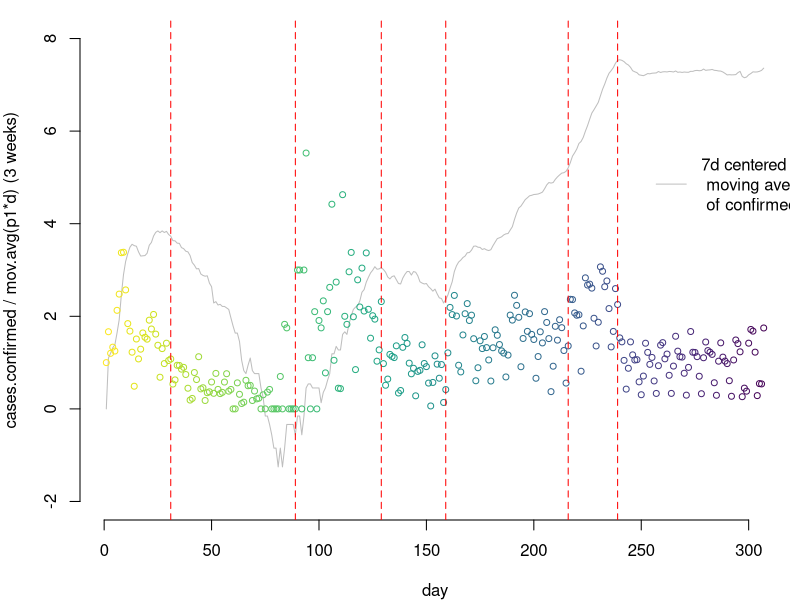
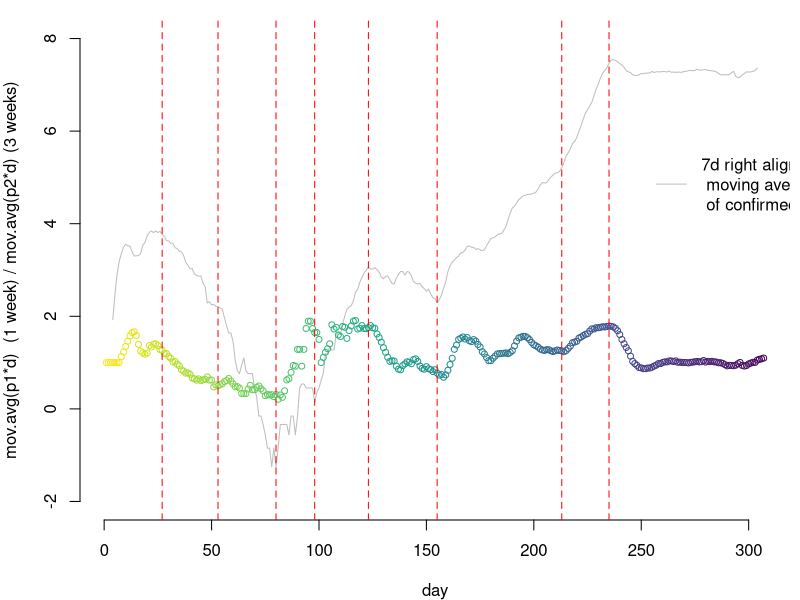
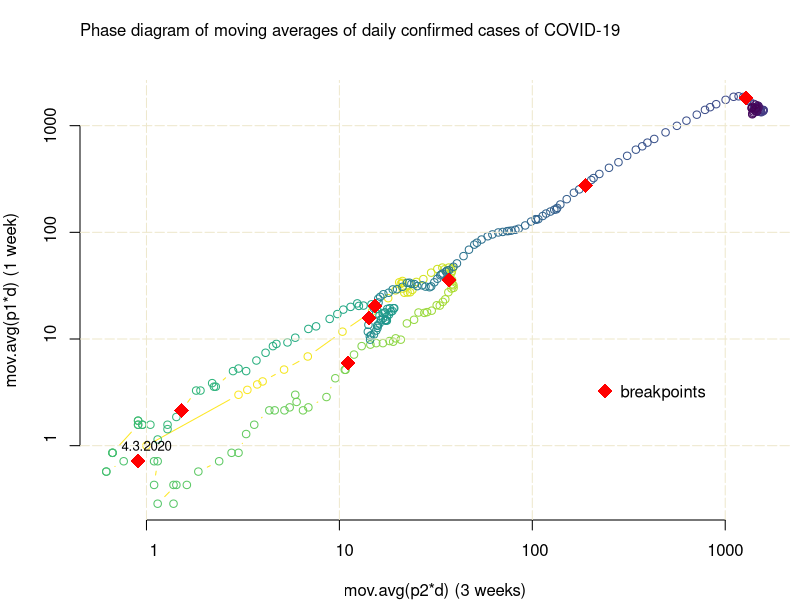

These charts were generated, in order, by the following R code:
###############################################################################
## BREAKPOINT ANALYSIS OF SLOVENIAN COVID 19 CONFIRMED CASES DATA
###############################################################################

# PRELIMINARIES
###############################################################################
# # install packages
# install.packages("readr")
# install.packages("strucchange")

# load packages
library(readr)
library(strucchange)
library(RColorBrewer)

# load transformed data
df <- read_csv("data/transformed.data.csv")

# CALCULATE BREAK POINTS 
###############################################################################

b1 <- breakpoints(df$time.series.1 ~ 1, h = 0.05)
b2 <- breakpoints(df$time.series.2 ~ 1, h = 0.05, breaks = 8)

# PLOT 1
###############################################################################
png("figures/plot1.png", 800, 480)
par(mar = c(4,4,1,0.5))
plot(log(df$mov.avg.p1), type = "l", ylim = c(-2, 8),
     ylab = "cases.confirmed / mov.avg(p1*d) (3 weeks)",
     xlab = "day", col = "gray",
     axes = FALSE)
axis(1)
axis(2)
lines(df$time.series.1, type = "p", cex = 0.8, 
      col = rev(viridis::viridis(nrow(df))))
abline(v = b1[[1]] , col = "red", lty = "65")
legend(250, 6, col = "gray", lty = 1, 
       legend = "7d centered \n moving average \n of confirmed cases", 
       cex = 1, bty = "n")
dev.off()

# PLOT 2
###############################################################################
png("figures/plot2.png", 800, 480)
par(mar = c(4,4,1,0.5))
plot(log(df$mov.avg.p1.chart), type = "l", ylim = c(-2, 8),
     ylab = "mov.avg(p1*d)  (1 week) / mov.avg(p2*d) (3 weeks)",
     xlab = "day", col = "gray",
     axes = FALSE)
axis(1)
axis(2)
lines(df$time.series.2, type = "p", cex = 0.8, 
      col = rev(viridis::viridis(nrow(df))))
abline(v = b2[[1]] -7 , col = "red", lty = "65")
legend(250, 6, col = "gray", lty = 1, 
       legend = "7d right aligned \n moving average \n of confirmed cases", 
       cex = 1, bty = "n")
dev.off()

# Phase diagram
###############################################################################

png("figures/phase.png", 800, 480)
par(mar = c(4,4,4,0.5))
plot(df$mov.avg.p2, df$mov.avg.p1, 
     log = c("xy"),
     type = "b", 
     col = rev(viridis::viridis(nrow(df))),
     ylab = "mov.avg(p1*d) (1 week)",
     xlab = "mov.avg(p2*d) (3 weeks)", axes = FALSE)
mtext(side = 3, line = 2, adj = 0,
      text = "Phase diagram of moving averages of daily confirmed cases of COVID-19")
marks <- c(1, 10, 100, 1000)
axis(2,at=marks,labels=format(marks,scientific=FALSE))
axis(1,at=marks,labels=format(marks,scientific=FALSE))
grid (NULL,NULL, lty = "93", col = "cornsilk2") 

points(df$mov.avg.p2[b2[[1]]],
       df$mov.avg.p1[b2[[1]]],
       pch = 18, cex = 2, col = "red")
legend(200, 5, "breakpoints", pch = 18, pt.cex = 2,  bty = "n", col = "red")
text(df$mov.avg.p2[1],
       df$mov.avg.p1[1],
       "4.3.2020", cex = 0.8)
dev.off()
